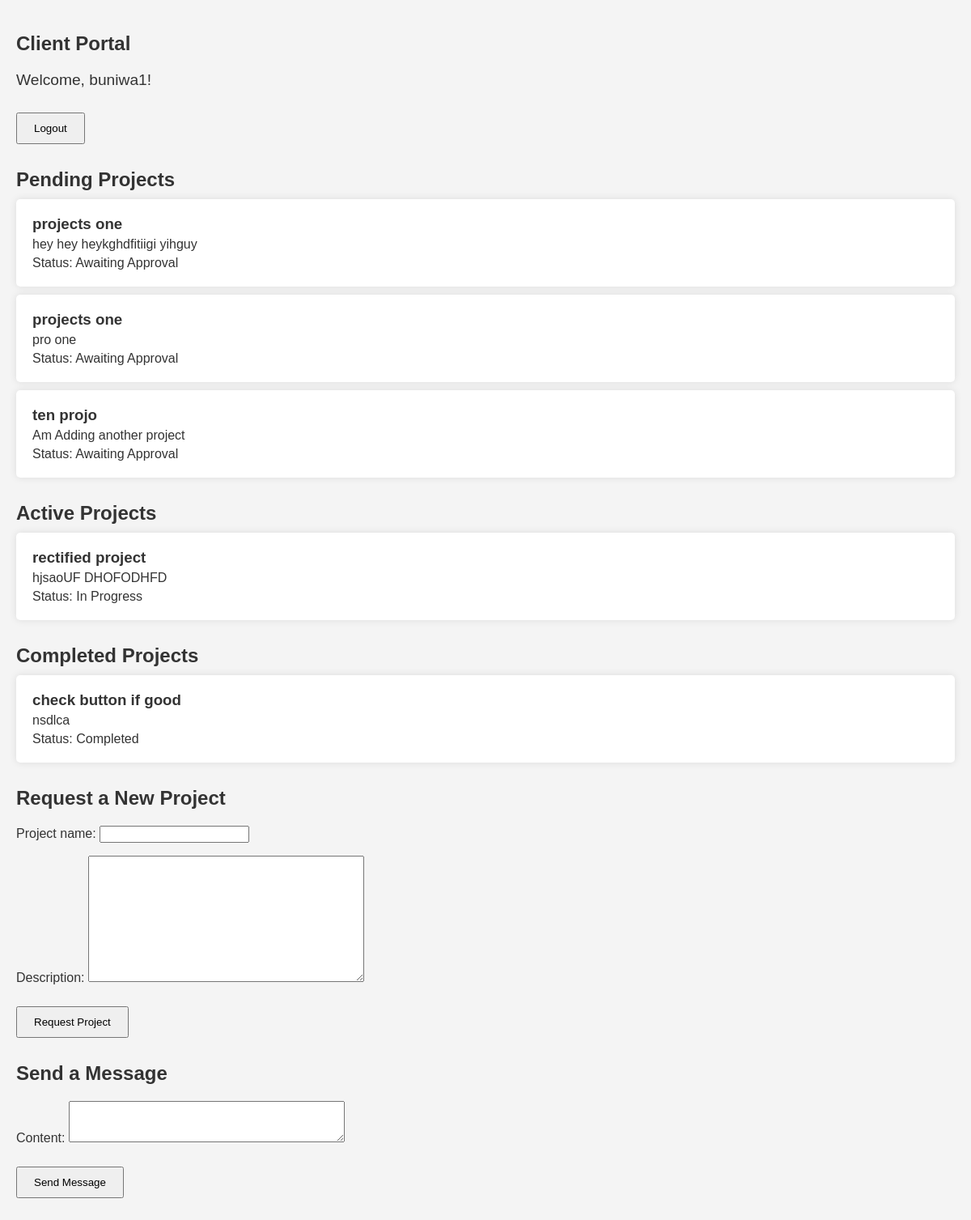
/portal/ (signed in), run on an earlier commit of the app's database.
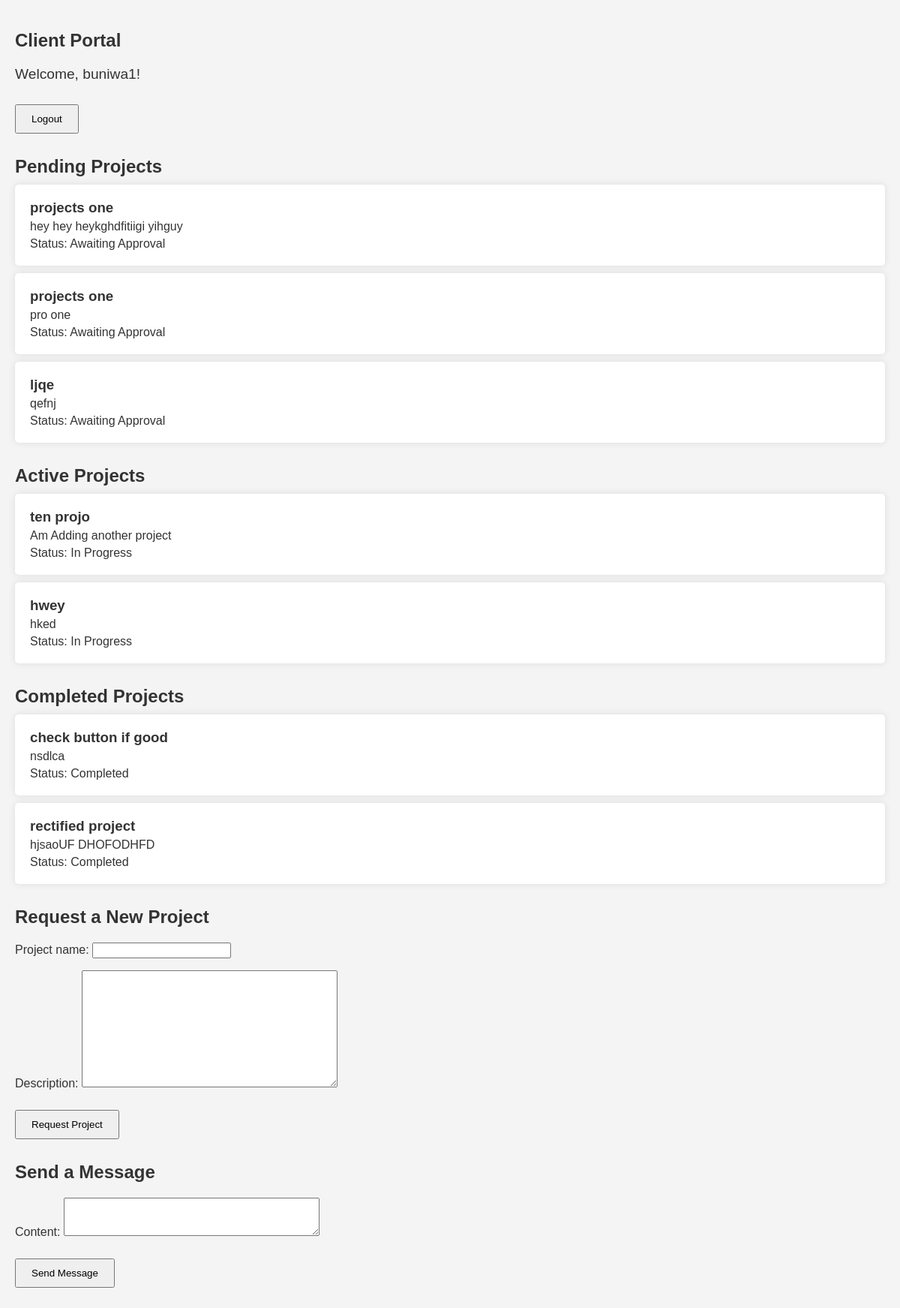
And on a later commit of the database.
### Portal/models.py (models this page shows, shortened)
class ProjectRequest(models.Model):
    user = models.ForeignKey(User, on_delete=models.CASCADE)
    project_name = models.CharField(max_length=100)
    description = models.TextField()
    status = models.CharField(max_length=20, choices=[('Requested', 'Requested'), ('In Progress', 'In Progress'), ('Completed', 'Completed')])

### Portal/views.py (the view)
# urls.py: path('', views.client_portal, name='client_portal'),
@login_required
def client_portal(request):
    if request.method == 'POST':
        form = ProjectRequestForm(request.POST)
        if form.is_valid():
            project_request = form.save(commit=False)
            project_request.user = request.user
            project_request.status = 'Requested'  # Set default status to 'Requested'
            project_request.save()
            return redirect('client_portal')  # Redirect to the same page after submitting the form
    else:
        form = ProjectRequestForm()
    pending_projects = ProjectRequest.objects.filter(user=request.user, status='Requested')  # Get projects with status 'Requested'
    active_projects = ProjectRequest.objects.filter(user=request.user, status='In Progress')  # Get projects with status 'In Progress'
    completed_projects = ProjectRequest.objects.filter(user=request.user, status='Completed')  # Get projects with status 'Completed'
    message_form = MessageForm(request.POST or None)
    if request.method == 'POST' and 'content' in request.POST:
        if message_form.is_valid():
            message = message_form.save(commit=False)
            message.user = request.user
            message.save()
            return redirect('client_portal')
    return render(request, 'Portal/client_portal.html', {
        'form': form,
        'message_form': message_form,
        'pending_projects': pending_projects,
        'active_projects': active_projects,
        'completed_projects': completed_projects,
        'user': request.user
    })

### Portal/forms.py
class ProjectRequestForm(forms.ModelForm):
    class Meta:
        model = ProjectRequest
        fields = ['project_name', 'description']

class MessageForm(forms.ModelForm):
    class Meta:
        model = Message
        fields = ['content']
        widgets = {
            'content': forms.Textarea(attrs={'rows': 3}),
        }

### Buniwa/context_processors.py (called while the page is built)
def profile_photo(request):
    if request.user.is_authenticated:
        user_details = UserDetails.objects.get(user=request.user)
        profile_photo_url = user_details.profile_photo.url if user_details.profile_photo else 'https://st3.depositphotos.com/15648834/17930/v/600/depositphotos_179308454-stock-illustration-unknown-person-silhouette-glasses-profile.jpg'
        return {'profile_photo_url': profile_photo_url}
    return {}

### Portal/templates/Portal/client_portal.html (shortened to what this page needs)
<!DOCTYPE html>
<html lang="en">
<head>
</head>
<body>
    <h2>Client Portal</h2>
    {% if user.is_authenticated %}
        <div class="welcome-message">
            <p>Welcome, {{ user.username }}!</p>
            <a href="{% url 'logout' %}"><button>Logout</button></a>
        </div>
        <div class="project-section">
            <h2>Pending Projects</h2>
            <div id="pending-projects">
                {% for project in pending_projects %}
                    <div class="project-card">
                        <h3>{{ project.project_name }}</h3>
                        <p>{{ project.description }}</p>
                        <p>Status: Awaiting Approval</p>
                    </div>
                {% empty %}
                    <p>No pending projects at the moment.</p>
                {% endfor %}
            </div>
        </div>
        <div class="project-section">
            <h2>Active Projects</h2>
            <div id="active-projects">
                {% for project in active_projects %}
                    <div class="project-card">
                        <h3>{{ project.project_name }}</h3>
                        <p>{{ project.description }}</p>
                        <p>Status: In Progress</p>
                    </div>
                {% empty %}
                    <p>No active projects at the moment.</p>
                {% endfor %}
            </div>
        </div>
        <div class="project-section">
            <h2>Completed Projects</h2>
            <div id="completed-projects">
                {% for project in completed_projects %}
                    <div class="project-card">
                        <h3>{{ project.project_name }}</h3>
                        <p>{{ project.description }}</p>
                        <p>Status: Completed</p>
                    </div>
                {% empty %}
                    <p>No completed projects at the moment.</p>
                {% endfor %}
            </div>
        </div>
        <h2>Request a New Project</h2>
        <form method="post" action="{% url 'client_portal' %}">
            {{ form.as_p }}
            <button type="submit">Request Project</button>
        </form>
        <h2>Send a Message</h2>
        <form method="post" action="{% url 'client_portal' %}">
            {{ message_form.as_p }}
            <button type="submit">Send Message</button>
        </form>
    {% else %}
        <div id="login-prompt">
            <p>Log in to see projects</p>
            <a href="{% url 'login' %}"><button>Login</button></a>
        </div>
    {% endif %}
</body>
</html>

### Portal/templates/Portal/client_portal.html (style rules this page uses)
body { font-family: Arial, sans-serif; background-color: #f4f4f4; color: #333; margin: 0; padding: 20px; }
h2 { color: #333; }
button { padding: 10px 20px; margin: 10px 0; cursor: pointer; }
.welcome-message { font-size: 1.2em; margin-bottom: 20px; }
.project-card { background: white; border-radius: 5px; box-shadow: 0 0 10px rgba(0,0,0,0.1); padding: 20px; margin-bottom: 10px; }
.project-card h3 { margin: 0; }
.project-card p { margin: 5px 0 0; }
.project-section { margin-bottom: 30px; }
.project-section h2 { margin-bottom: 10px; }

What changed in the data, as far as the page shows it:
added ProjectRequest: project_name "ljqe", description "qefnj", shown under "Pending Projects"
changed ProjectRequest "ten projo": moves from the list under "Pending Projects" to the list under "Active Projects"
added ProjectRequest: project_name "hwey", description "hked", shown under "Active Projects"
changed ProjectRequest "rectified project": moves from the list under "Active Projects" to the list under "Completed Projects"
